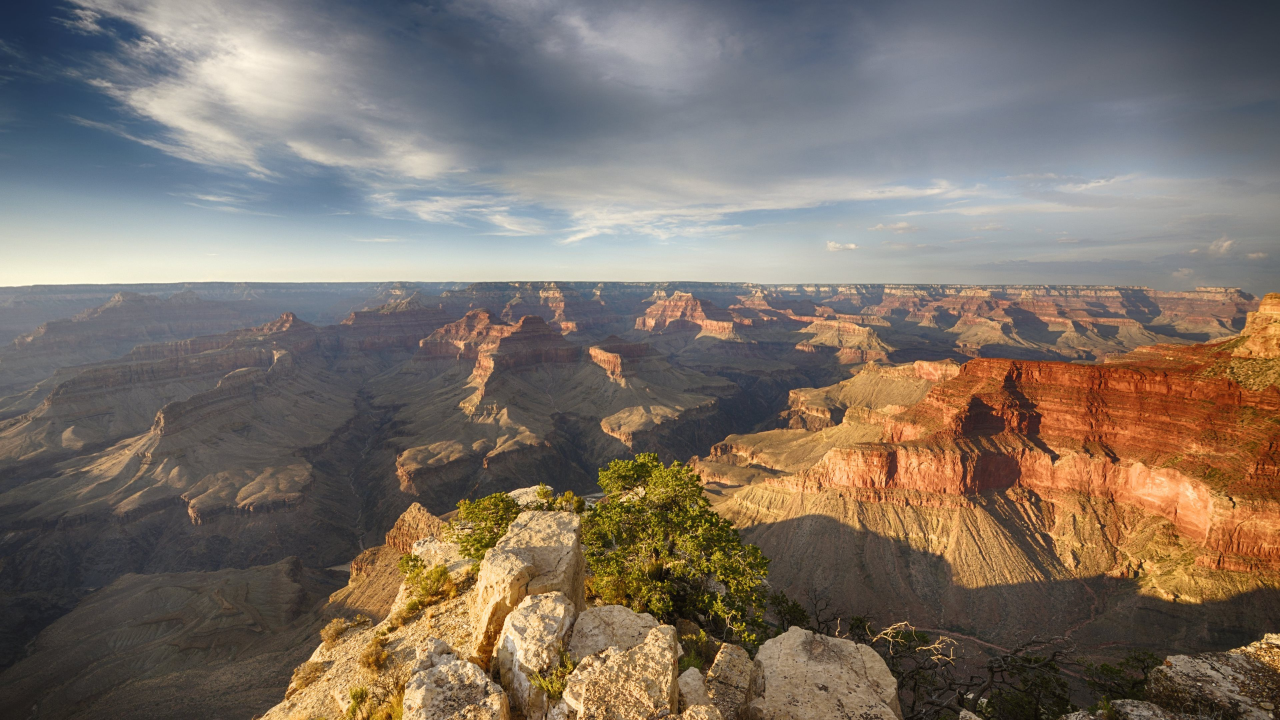
#> input picture Demo/SamplingQuantizationWindowing/grandCanyon.jpg, 3840 x 2160 px (shown at 1/3 size)
$ jupyter execute review.ipynb   (shell and % lines are left out)   (older library calls are emulated)
#> lines starting #> are read from the running program, lines starting #| are printed output that depends on the picture
### Import statements
Useful to have these at top. And if you figure out you need an additional one, put it in here and restart the kernel.

[cell 1]
import matplotlib.pyplot as plt
import numpy as np
from skimage.transform import rescale

## Color

[cell 2]
I = np.zeros((100,100, 3))

plt.figure()

plt.imshow(I)

# like https://en.wikibooks.org/wiki/Python_Imaging_Library/Editing_Pixels
# but without the silly double for loop

X, Y = np.meshgrid(range(0,100), range(0,100), indexing='ij')

I = np.stack([(255/99)*X, (255/99)*Y, 200*np.ones((100,100))], axis=2)

# I = I/I.max()
plt.imshow(I.astype('uint8'))
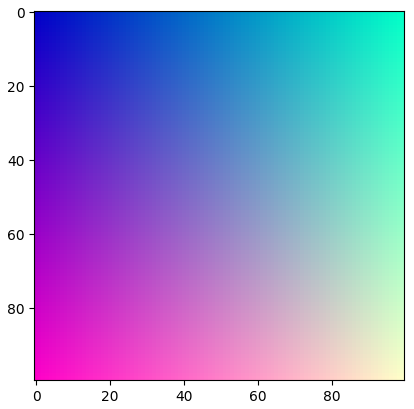
#> figure drawn by matplotlib, 1 panel

### Resolution
Very much like Figure 2.20 on reducing spatial resolution.

[cell 3]
I = plt.imread('grandCanyon.jpg')
#> I is the input picture: shape (2160, 3840, 3); mean R, G, B 125, 113.6, 103.2


# Scale the image down
sI = rescale(I, (1/32),
             order=1,
             anti_aliasing=True,
             multichannel=True)
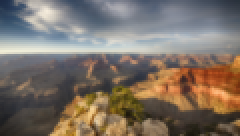
#> sI: shape (68, 120, 3) float64 (shown 2 times larger); mean R, G, B 0.49, 0.445, 0.405

# rescale
reI = rescale(sI, 32,
              order=0,
              anti_aliasing=False,
              multichannel=True)

f, ax = plt.subplots(1,2, sharex=True, sharey=True,
                     figsize=(12, 3))

ax[0].imshow(I, interpolation=None)
ax[0].set_title('Original')

ax[1].imshow(reI, interpolation=None)
ax[1].set_title('Quarter Res')

# [a.axes.get_xaxis().set_visible(False) for a in ax]
# [a.axes.get_yaxis().set_visible(False) for a in ax]
plt.tight_layout()
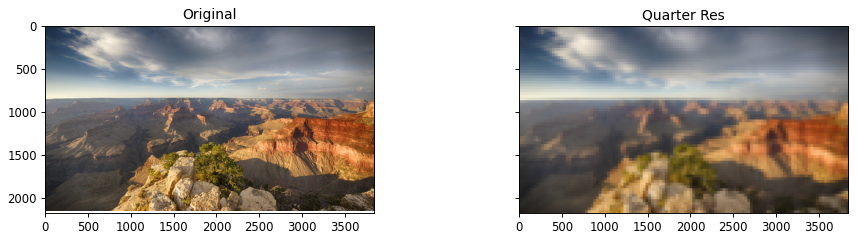
#> figure drawn by matplotlib, 2 panels

### Windowing

Reapportioning the output range to some part of the input range. Most closely related to DIP 3.2.4, but belongs here.

[cell 4]
I = plt.imread('world.jpg')
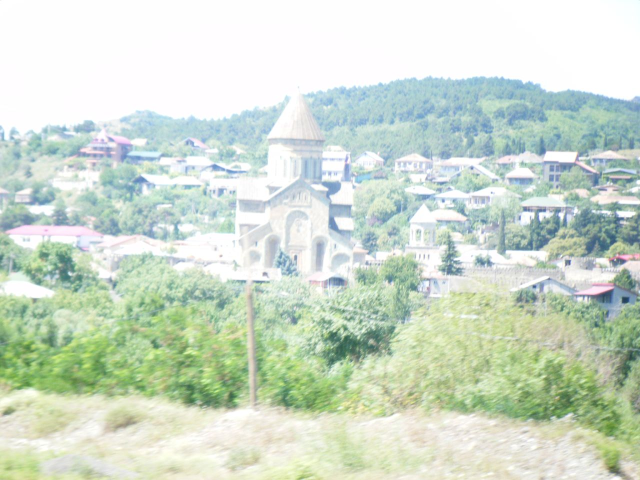
#> input picture Demo/SamplingQuantizationWindowing/world.jpg, 1280 x 960 px (shown at 1/2 size)
#> I is the input picture: shape (960, 1280, 3); mean R, G, B 206.5, 219.7, 204.8

[cell 5]
plt.figure()
plt.imshow(I)

[cell 6]
# View a histogram of it
plt.figure()
plt.hist(I.ravel(), bins=256);
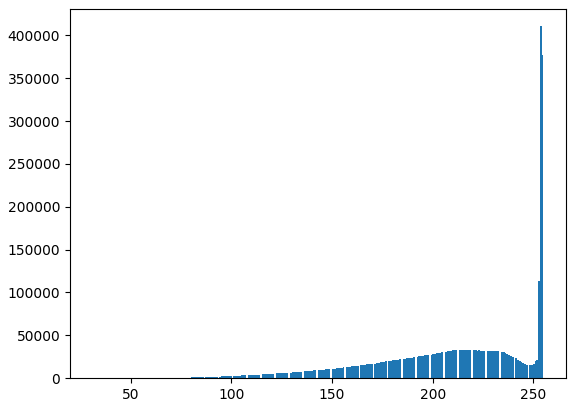
#> figure drawn by matplotlib, 1 panel; tallest bar 410717 high, from x = 253.2 to 254.1

### Let's construct an linear intensity transform that transforms the range
[150,255] -> [0,255]

[cell 7]
def make_linmap(inputrange, outputrange):
    a,b = inputrange
    c,d = outputrange

    return lambda x: (1-((x-a)/(b-a)))*c + ((x-a)/(b-a))*d

[cell 8]
f = make_linmap([150,255], [0,255])
x = np.arange(0, 255, 1)
plt.figure()
plt.plot(x, f(x))
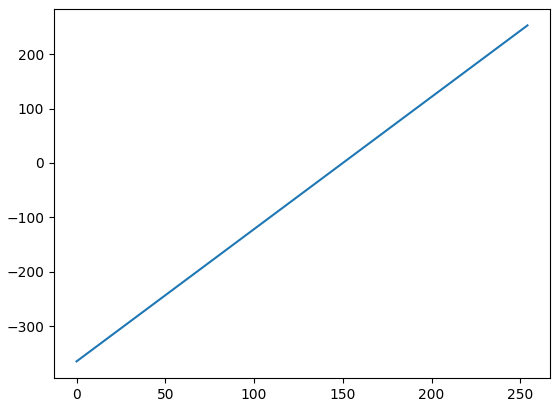
#> figure drawn by matplotlib, 1 panel; curve peaks at x = 254, y = 252.6

[cell 9]
Itransformed = f(I.astype(np.float)) # The map won't play nice with uint8 data
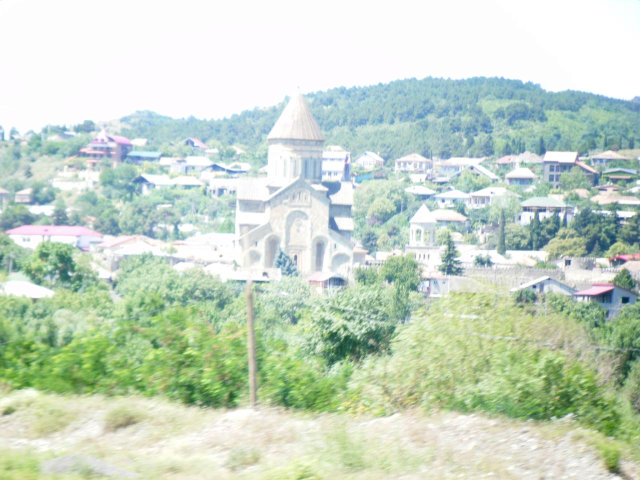
#> Itransformed: shape (960, 1280, 3) float64 (shown at 1/2 size); mean R, G, B 137.2, 169.3, 133.1; drawn with min black and max white
# Clip the out of bounds
Itransformed = np.clip(Itransformed, 0, 255)
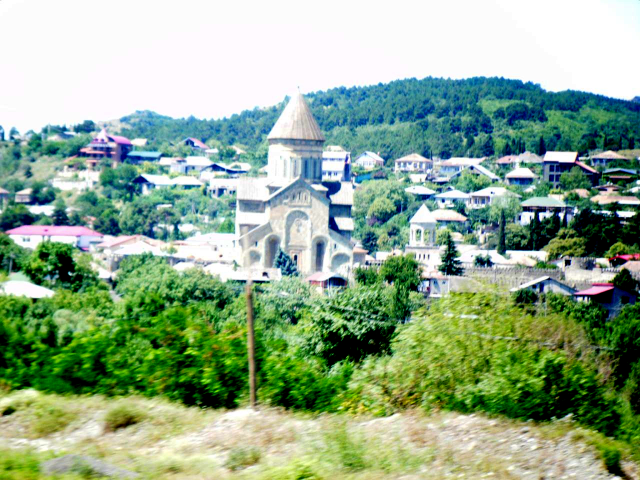
#> Itransformed: shape (960, 1280, 3) float64 (shown at 1/2 size); mean R, G, B 144.2, 170.7, 141.8

[cell 10]
plt.figure()
plt.imshow(Itransformed.astype(np.uint8)) # cast only after clipping to ensure [0,255]
